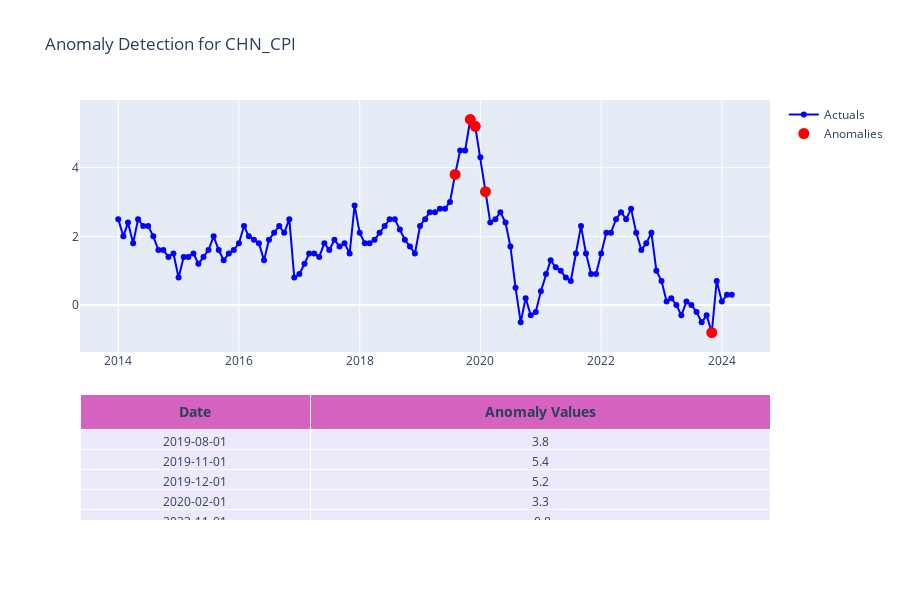

The notebook cell saved with this chart:
### Code cell
df_plot = detect_anomalies(df_sub, 'CHN_CPI')

plot_anomalies(df_sub, 'Period', 'CHN_CPI', 'anomaly', 'Anomaly Detection for CHN_CPI')
